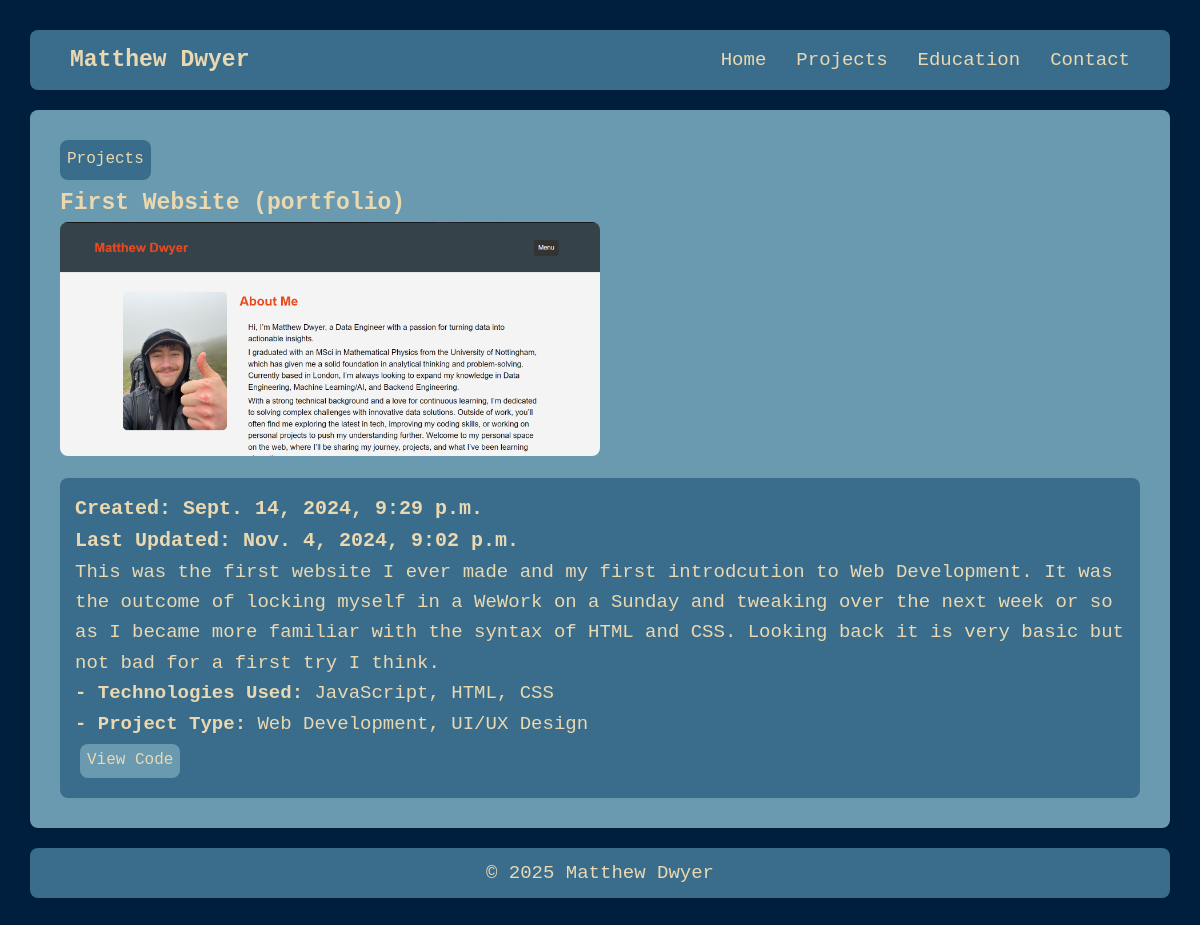
The app's page /projects/first-website-portfolio/ with its own data.
### projects/models.py (models this page shows, shortened)
class Project(models.Model):
    title = models.CharField(max_length=200, verbose_name="Project Title")
    slug = models.SlugField(max_length=250, unique=True, blank=True, verbose_name="URL Slug")
    link = models.URLField(
        help_text="Enter a link to the project or repository.",
        blank=True,
        null=True
    )
    description = models.TextField(verbose_name="Project Description")
    created = models.DateTimeField(default=timezone.now, verbose_name="Date Created", editable=True)
    updated = models.DateTimeField(auto_now=True, verbose_name="Last Updated")
    image = models.ImageField(
        upload_to='images/',
        blank=True,
        null=True,
        help_text="Upload an image for the project.",
        verbose_name="Project Image"
    )
    file = models.FileField(
        upload_to='files/',
        blank=True,
        null=True,
        help_text="Upload a file related to the project.",
        verbose_name="Project File"
    )
    technologies = models.ManyToManyField(Technology, related_name="projects", verbose_name="Technologies Used")
    projecttype = models.ManyToManyField(ProjectType, related_name="projects", verbose_name="Project Types")
    def technology_list(self):
        return ", ".join(tech.name for tech in self.technologies.all())
    def type_list(self):
        return ", ".join(type.name for type in self.projecttype.all())
    class Meta:
        ordering = ["-created"]
        verbose_name = "Project"
        verbose_name_plural = "Projects"

class Technology(models.Model):
    name = models.CharField(max_length=100, unique=True, verbose_name="Technology Name")
    type = models.ForeignKey(
        TechnologyType,
        on_delete=models.CASCADE,
        related_name="technologies",
        verbose_name="Type"
    )

class ProjectType(models.Model):
    name = models.CharField(max_length=50, unique=True, verbose_name="Project Type")

### projects/views.py (the view)
# urls.py: path('<slug:slug>/', views.project_detail, name='detail'),
def project_detail(request, slug):
    project = get_object_or_404(Project, slug=slug)
    return render(request, 'projects/detail.html', {'project': project})

### projects/templates/projects/detail.html (shortened to what this page needs)
{% extends 'projects/base.html' %}
{% block content %}
<div class="project-detail">
    <a href="{% url 'projects:list' %}">Projects</a>
    <h2>{{ project.title }}</h2>
    {% if project.image %}
    <img src="{{ project.image.url }}" alt="{{ project.title }}">
    {% endif %}
</div>
<div class="project-description-main">
    <h3><strong>Created: {{ project.created }} </strong></h3>
    <h3><strong>Last Updated: {{ project.updated }}</strong></h3>
    <p>{{ project.description|linebreaksbr }}</p>
    <p><strong> - Technologies Used:</strong> {{ project.technology_list }}</p>
    <p><strong> - Project Type:</strong> {{ project.type_list }}</p>
    {% if project.link %}
        <a href="{{ project.link }}" target="_blank">View Code</a>
    {% endif %}
</div>
{% endblock %}

### projects/static/projects/project_styles.css (style rules this page uses)
:root { --primary-color: #3A6D8C; --secondary-color: #6A9AB0; --background-color: #001F3F; --font-color: #EAD8B1; --hover-color: #2980b9; --font-main: "Lucida Console", Monaco, monospace; --padding: 10px; --main-heading: 23px; --nav-link-size: 23px; --page-heading: 23px; --sub-heading: 20px; --paragraph: 19px; }
* { margin: 0; padding: 0; box-sizing: border-box; }
h2 { font-size: var(--page-heading); }
h3 { font-size: var(--sub-heading); }
p { font-size: var(--paragraph); }
body { font-family: var(--font-main); background-color: var(--background-color); color: var(--font-color); line-height: 1.6; padding: 30px; }
.project-detail img { width: 50% !important; height: auto; border-radius: 8px; margin-bottom: 12px; }
.project-detail a { display: inline-block; text-decoration: none; color: var(--font-color); padding: 7px 7px; border-radius: 8px; background-color: var(--primary-color); margin-bottom: 5px; }
.project-description-main { display: block; background-color: var(--primary-color) !important; padding: 15px; border-radius: 8px; margin: 0 auto; }
.project-description-main a { display: inline-block; text-decoration: none; color: var(--font-color); padding: 4px 7px; border-radius: 8px; background-color: var(--secondary-color); margin: 5px; }

### records on screen
Project: title "First Website (portfolio)", image (picture), created "Sept. 14, 2024, 9:29 p.m.", updated "Nov. 4, 2024, 9:02 p.m.", description "This was the first website I ever made and my first introdcution to Web Development. It was the outcome of locking myself in a WeWork on a Sunday and tweaking over the next week or so as I became more familiar with the syntax of HTML and CSS. Looking back it is very basic but not bad for a first try I think.", technology_list "JavaScript, HTML, CSS", type_list "Web Development, UI/UX Design"
